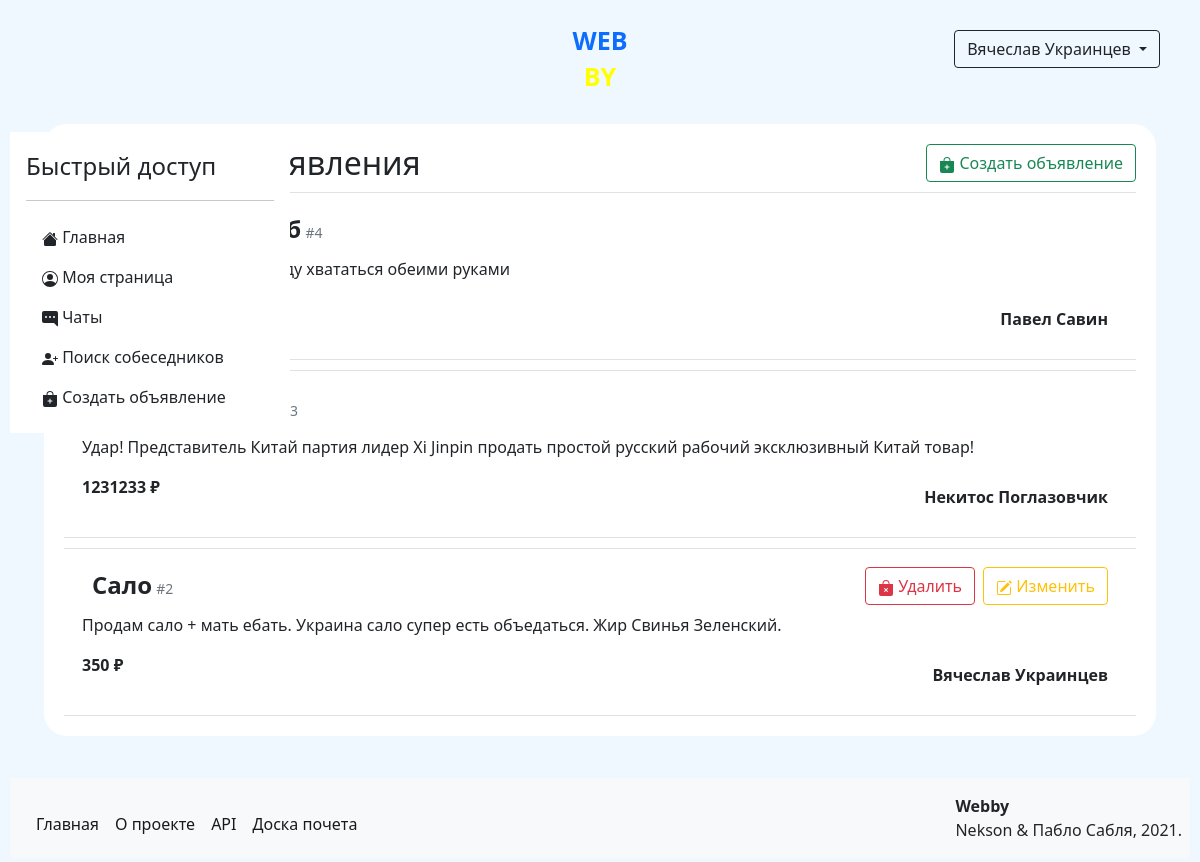
The app's page / (signed in), older data.
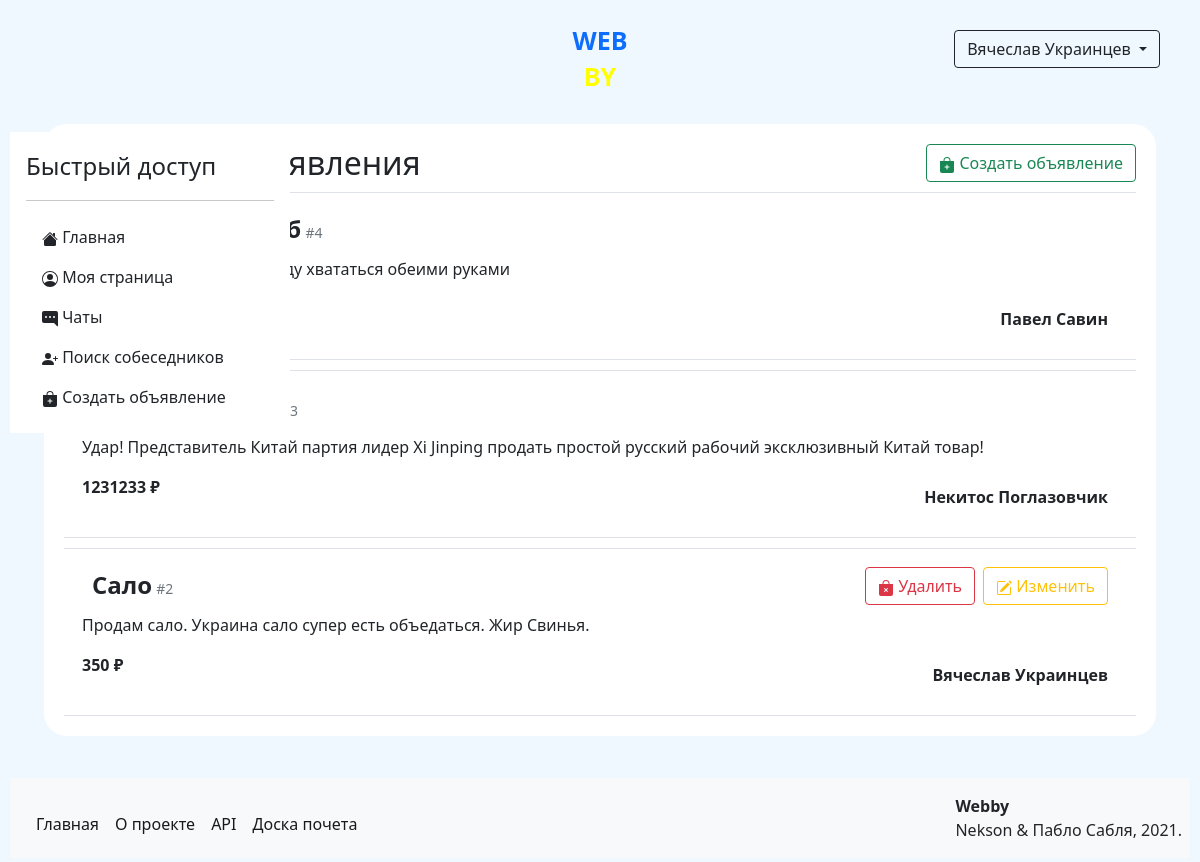
The same page, newer data.
### data/models/user.py (models this page shows, shortened)
class User(SqlAlchemyBase, UserMixin, SerializerMixin):
    __tablename__ = 'users'  # название таблицы с моделью в базе данных
    serialize_rules = (
        '-advertisements', '-rank_id', '-admin', '-hashed_password')  # правила преобразования объекта модели в json
    id = Column(Integer, autoincrement=True, primary_key=True)  # id пользователя
    name = Column(Unicode)  # имя пользователя
    surname = Column(Unicode)  # фамилия пользователя
    birthday = Column(DateTime)  # день рождения пользователя
    email = Column(String, unique=True)  # email адресс пользователя
    phone_number = Column(String, unique=True)  # номер телефона пользователя
    hashed_password = Column(String)  # хэшированный пароль пользователя
    registration_time = Column(DateTime, default=datetime.now)  # время регистрации пользователя
    rating = Column(Integer, default=0)  # рейтинг пользователя
    rank_id = Column(Integer, ForeignKey('ranks.id'))  # id ранга пользователя
    admin = Column(Boolean, default=0)  # права пользователя
    advertisements = relationship('Advertisement', back_populates='author')  # объекты объявлений пользователя
    interests = relationship('Interest', secondary='users_to_interests',
                             backref='users')  # объекты интересов пользователя
    rank = relationship('Rank')  # объект ранга пользователя

### data/models/advertisements.py (models this page shows, shortened)
class Advertisement(SqlAlchemyBase, SerializerMixin):
    __tablename__ = 'advertisements'  # название таблицы с моделью в базе данных
    serialize_rules = ('-author.email', '-author.registration_time', '-author.interests', '-author_id',
                       '-content_id')  # правила преобразования объекта модели в json
    id = Column(Integer, primary_key=True, autoincrement=True)  # id объявления
    title = Column(String)  # название объявления
    author_id = Column(Integer, ForeignKey('users.id'))  # id автора объявления
    created_at = Column(DateTime, default=datetime.now)  # время создания объявления
    price = Column(Integer)  # стоимость объявления
    content_id = Column(Integer, ForeignKey('contents.id'))  # id содержания объявления
    author = relationship('User', back_populates='advertisements')  # объект автора объявления
    content = relationship('Content')  # объект содержания объявления
    interests = relationship('Interest', secondary='advertisements_to_interests',
                             backref='advertisements')  # объект интересов объявления

### data/models/content.py (models this page shows)
class Content(SqlAlchemyBase, SerializerMixin):
    __tablename__ = 'contents'  # название таблицы с моделью в базе данных
    serialize_rules = ('-id',)  # правила преобразования объекта модели в json
    id = Column(Integer, autoincrement=True, primary_key=True)  # id контента
    content = Column(Text)  # контент

### main.py (the view)
@app.route('/')
def index():
    if not current_user.is_authenticated:  # проверяем аутентифицирован ли пользователь
        return render_template('roadmap.html')  # если нет - показываем ему планы разработчиков
    session = create_session()
    advertisements = session.query(Advertisement).all()[::-1][:6]  # получаем список последних 5 объявлений
    return render_template('actual_ads.html', ads=advertisements)

### data/db_session.py (called while the page is built)
def create_session() -> Session:
    global __factory
    return __factory()

### main.py (called while the page is built)
@login_manager.user_loader
def load_user(user_id):
    session = create_session()
    return session.query(User).get(user_id)

### templates/actual_ads.html (shortened to what this page needs)
{% extends "base.html" %}
{% block content %}
    <form>
        <div class="clearfix">
            <h2 class="float-right d-inline">Недавние объявления</h2>
            <a href="/advertisements/create" class="btn btn-outline-success float-end">
                Создать объявление
            </a>
        </div>
        {% for ad in ads %}
            <div class="p-2 border-top border-bottom">
                <div class="clearfix">
                    <div>
                        <span>
                            <b class="fs-4">{{ ad.title }}</b>
                            <small class="text-secondary">#{{ ad.id }}</small>
                        </span>
                        {% if current_user == ad.author %}
                            <a href="/advertisements/{{ ad.id }}/edit" class="btn btn-outline-warning float-end">
                                Изменить
                            </a>
                            <a href="/advertisements/{{ ad.id }}/delete" class="btn btn-outline-danger me-2 float-end">
                                Удалить
                            </a>
                        {% endif %}
                    </div>
                    <p>{{ ad.content.content }}</p>
                    <b>{{ ad.price }} ₽</b>
                    <div class="float-end">
                        <a href="/profile/{{ ad.author.id }}" class="text-reset"><b>{{ ad.author.name }} {{ ad.author.surname }}</b></a>
                    </div>
                </div>
            </div>
        {% endfor %}
    </form>
{% endblock %}

### templates/base.html (shortened to what this page needs)
<!DOCTYPE html>
<html lang="en">
<head>
    <link rel="stylesheet" href="/static/css/style.css">
    <link rel="stylesheet" href="https://cdn.jsdelivr.net/npm/bootstrap@5.0.0-beta1/dist/css/bootstrap.min.css"
>
</head>
<body>
<div class="wrapper">
    <div class="header clearfix">
        {% if current_user.is_authenticated %}
        <div class="dropdown float-end">
            <button class="btn btn-outline-dark dropdown-toggle" type="button" id="dropdownMenuButton"
                    data-toggle="dropdown" aria-haspopup="true" aria-expanded="false">
                {{ current_user.name }} {{ current_user.surname }}
            </button>
        </div>
        {% endif %}
        <div class="logo">
            <a href="/">
                <p class="text-primary">WEB</p>
                <p class="yellow">BY</p>
            </a>
        </div>
    </div>
    {% if current_user.is_authenticated %}
    <div class="d-flex flex-column p-3 bg-white"
         style="width: 280px; position: fixed; border-radius: 0 10px 10px 0; margin-left: 0px;">
        <span class="fs-4">Быстрый доступ</span>
        <hr>
        <ul class="nav nav-pills flex-column mb-auto">
            <li class="nav-item">
                <a href="/" class="nav-link link-dark">
                    Главная
                </a>
            </li>
            <li>
                <a href="/profile/{{ current_user.id }}" class="nav-link link-dark">
                    Моя страница
                </a>
            </li>
            <li>
                <a href="/chats" class="nav-link link-dark">
                    Чаты
                </a>
            </li>
            <li>
                <a href="/search" class="nav-link link-dark">
                    Поиск собеседников
                </a>
            </li>
            <li>
                <a href="/advertisements/create" class="nav-link link-dark">
                    Создать объявление
                </a>
            </li>
        </ul>
    </div>
    {% endif %}
    <main role="main" class="container clearfix">
        {% block content %}{% endblock %}
    </main>
    <footer class="clearfix p-2 bg-light">
        <span class="fs-6 float-end mt-2"><b>Webby</b><br>Nekson & Пабло Сабля, 2021.</span>
        <nav class="navbar navbar-expand-lg navbar-light">
            <div class="collapse navbar-collapse" id="navbarSupportedContent">
                <ul class="navbar-nav me-auto mb-2 mb-lg-0">
                    <li class="nav-item">
                        <a class="nav-link active" href="/">Главная</a>
                    </li>
                    <li class="nav-item">
                        <a class="nav-link active" href="/info">О проекте</a>
                    </li>
                    <li class="nav-item">
                        <a class="nav-link active" href="/api">API</a>
                    </li>
                    <li class="nav-item">
                        <a class="nav-link active" href="/top">Доска почета</a>
                    </li>
                </ul>
            </div>
        </nav>
    </footer>
</div>
</body>
</html>

### static/css/style.css (style rules this page uses)
body { background-color: aliceblue !important; }
.logo { text-align: center; margin-left: auto; margin-right: auto; margin-top: 10px; margin-bottom: 10px; max-width: 150px; font-size: 25px; font-weight: 700; line-height: 20px; }
a { text-decoration: none !important; }
.header { background-color: aliceblue; margin-bottom: 10px; padding: 10px; }
.yellow { color: yellow; }
div { margin: 10px; }
form { margin-left: auto; margin-right: auto; background-color: white; border: solid 2px aliceblue; border-radius: 25px; padding: 10px; }
html, body { height: 100%; }
footer { position: absolute; left: 0; bottom: 0; width: 100%; height: 80px; }
.wrapper { position: relative; min-height: 100%; }
main { padding-bottom: 120px }

Row changes from the older to the newer data that the page shows:
changed through a linked row, Advertisement "Некитос": content.content "Удар! Представитель Китай партия лидер Xi Jinpin продать простой русский рабочий эксклюзивный Китай товар!" → "Удар! Представитель Китай партия лидер Xi Jinping продать простой русский рабочий эксклюзивный Китай товар!"
changed through a linked row, Advertisement "Сало": content.content "Продам сало + мать ебать. Украина сало супер есть объедаться. Жир Свинья Зеленский." → "Продам сало. Украина сало супер есть объедаться. Жир Свинья."
